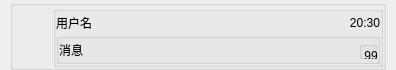
<?xml version="1.0" encoding="UTF-8"?>
<ui version="4.0">
 <class>RC_Line</class>
 <widget class="QWidget" name="RC_Line">
  <property name="geometry">
   <rect>
    <x>0</x>
    <y>0</y>
    <width>396</width>
    <height>70</height>
   </rect>
  </property>
  <property name="minimumSize">
   <size>
    <width>0</width>
    <height>70</height>
   </size>
  </property>
  <property name="windowTitle">
   <string>Form</string>
  </property>
  <layout class="QHBoxLayout" name="horizontalLayout">
   <property name="spacing">
    <number>0</number>
   </property>
   <property name="leftMargin">
    <number>10</number>
   </property>
   <property name="topMargin">
    <number>0</number>
   </property>
   <property name="rightMargin">
    <number>10</number>
   </property>
   <property name="bottomMargin">
    <number>0</number>
   </property>
   <item>
    <widget class="QGroupBox" name="RC_Line_Box">
     <layout class="QHBoxLayout" name="horizontalLayout_5">
      <property name="spacing">
       <number>0</number>
      </property>
      <property name="leftMargin">
       <number>0</number>
      </property>
      <property name="topMargin">
       <number>0</number>
      </property>
      <property name="rightMargin">
       <number>0</number>
      </property>
      <property name="bottomMargin">
       <number>0</number>
      </property>
      <item>
       <widget class="QLabel" name="RCL_Avatar">
        <property name="minimumSize">
         <size>
          <width>40</width>
          <height>40</height>
         </size>
        </property>
        <property name="maximumSize">
         <size>
          <width>40</width>
          <height>40</height>
         </size>
        </property>
        <property name="scaledContents">
         <bool>true</bool>
        </property>
       </widget>
      </item>
      <item>
       <widget class="QGroupBox" name="groupBox_2">
        <layout class="QVBoxLayout" name="verticalLayout">
         <property name="spacing">
          <number>0</number>
         </property>
         <property name="leftMargin">
          <number>0</number>
         </property>
         <property name="topMargin">
          <number>0</number>
         </property>
         <property name="rightMargin">
          <number>0</number>
         </property>
         <property name="bottomMargin">
          <number>0</number>
         </property>
         <item>
          <layout class="QHBoxLayout" name="horizontalLayout_3">
           <property name="spacing">
            <number>0</number>
           </property>
           <item>
            <widget class="QLabel" name="RCL_UserName">
             <property name="text">
              <string>用户名</string>
             </property>
            </widget>
           </item>
           <item>
            <widget class="QLabel" name="RCL_LastMsgTime">
             <property name="maximumSize">
              <size>
               <width>30</width>
               <height>16777215</height>
              </size>
             </property>
             <property name="text">
              <string>20:30</string>
             </property>
             <property name="alignment">
              <set>Qt::AlignRight|Qt::AlignTrailing|Qt::AlignVCenter</set>
             </property>
            </widget>
           </item>
          </layout>
         </item>
         <item>
          <widget class="QGroupBox" name="groupBox_3">
           <layout class="QHBoxLayout" name="horizontalLayout_4">
            <property name="spacing">
             <number>0</number>
            </property>
            <property name="leftMargin">
             <number>0</number>
            </property>
            <property name="topMargin">
             <number>0</number>
            </property>
            <property name="rightMargin">
             <number>0</number>
            </property>
            <property name="bottomMargin">
             <number>0</number>
            </property>
            <item>
             <widget class="QLabel" name="RCL_MessagePreview">
              <property name="minimumSize">
               <size>
                <width>0</width>
                <height>18</height>
               </size>
              </property>
              <property name="text">
               <string>消息</string>
              </property>
             </widget>
            </item>
            <item>
             <widget class="QGroupBox" name="groupBox">
              <property name="maximumSize">
               <size>
                <width>18</width>
                <height>18</height>
               </size>
              </property>
              <property name="title">
               <string/>
              </property>
              <property name="alignment">
               <set>Qt::AlignCenter</set>
              </property>
              <layout class="QHBoxLayout" name="horizontalLayout_2">
               <property name="spacing">
                <number>0</number>
               </property>
               <property name="leftMargin">
                <number>0</number>
               </property>
               <property name="topMargin">
                <number>0</number>
               </property>
               <property name="rightMargin">
                <number>0</number>
               </property>
               <property name="bottomMargin">
                <number>0</number>
               </property>
               <item>
                <widget class="QLabel" name="RCL_UnreadCount">
                 <property name="minimumSize">
                  <size>
                   <width>18</width>
                   <height>18</height>
                  </size>
                 </property>
                 <property name="maximumSize">
                  <size>
                   <width>18</width>
                   <height>18</height>
                  </size>
                 </property>
                 <property name="text">
                  <string>99</string>
                 </property>
                 <property name="alignment">
                  <set>Qt::AlignCenter</set>
                 </property>
                </widget>
               </item>
              </layout>
             </widget>
            </item>
           </layout>
          </widget>
         </item>
        </layout>
       </widget>
      </item>
     </layout>
    </widget>
   </item>
  </layout>
 </widget>
 <resources/>
 <connections/>
</ui>
